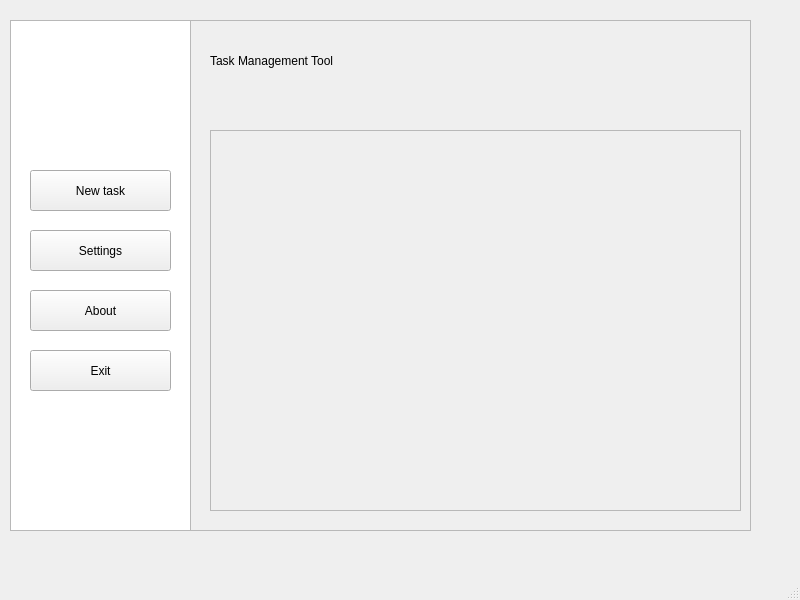
<?xml version="1.0" encoding="UTF-8"?>
<ui version="4.0">
 <class>MainWindow</class>
 <widget class="QMainWindow" name="MainWindow">
  <property name="geometry">
   <rect>
    <x>0</x>
    <y>0</y>
    <width>800</width>
    <height>600</height>
   </rect>
  </property>
  <property name="windowTitle">
   <string>MainWindow</string>
  </property>
  <widget class="QWidget" name="centralwidget">
   <widget class="QFrame" name="frame">
    <property name="geometry">
     <rect>
      <x>10</x>
      <y>20</y>
      <width>741</width>
      <height>511</height>
     </rect>
    </property>
    <property name="frameShape">
     <enum>QFrame::StyledPanel</enum>
    </property>
    <property name="frameShadow">
     <enum>QFrame::Raised</enum>
    </property>
    <widget class="QListView" name="listView">
     <property name="geometry">
      <rect>
       <x>0</x>
       <y>0</y>
       <width>181</width>
       <height>511</height>
      </rect>
     </property>
    </widget>
    <widget class="QPushButton" name="new_task_button">
     <property name="geometry">
      <rect>
       <x>20</x>
       <y>150</y>
       <width>141</width>
       <height>41</height>
      </rect>
     </property>
     <property name="text">
      <string>New task</string>
     </property>
    </widget>
    <widget class="QPushButton" name="settings_button">
     <property name="geometry">
      <rect>
       <x>20</x>
       <y>210</y>
       <width>141</width>
       <height>41</height>
      </rect>
     </property>
     <property name="text">
      <string>Settings</string>
     </property>
    </widget>
    <widget class="QPushButton" name="about_button">
     <property name="geometry">
      <rect>
       <x>20</x>
       <y>270</y>
       <width>141</width>
       <height>41</height>
      </rect>
     </property>
     <property name="text">
      <string>About</string>
     </property>
    </widget>
    <widget class="QPushButton" name="exit_button">
     <property name="geometry">
      <rect>
       <x>20</x>
       <y>330</y>
       <width>141</width>
       <height>41</height>
      </rect>
     </property>
     <property name="text">
      <string>Exit</string>
     </property>
    </widget>
    <widget class="QLabel" name="label">
     <property name="geometry">
      <rect>
       <x>200</x>
       <y>10</y>
       <width>531</width>
       <height>61</height>
      </rect>
     </property>
     <property name="text">
      <string>Task Management Tool</string>
     </property>
    </widget>
    <widget class="QFrame" name="frame_2">
     <property name="geometry">
      <rect>
       <x>200</x>
       <y>110</y>
       <width>531</width>
       <height>381</height>
      </rect>
     </property>
     <property name="frameShape">
      <enum>QFrame::StyledPanel</enum>
     </property>
     <property name="frameShadow">
      <enum>QFrame::Raised</enum>
     </property>
    </widget>
   </widget>
  </widget>
  <widget class="QMenuBar" name="menubar">
   <property name="geometry">
    <rect>
     <x>0</x>
     <y>0</y>
     <width>800</width>
     <height>21</height>
    </rect>
   </property>
  </widget>
  <widget class="QStatusBar" name="statusbar"/>
 </widget>
 <resources/>
 <connections/>
</ui>
